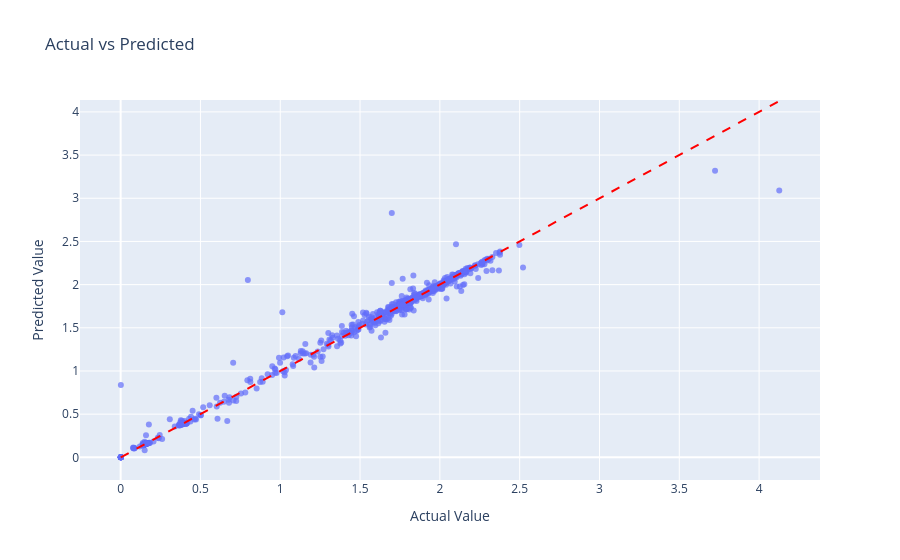

The cell this chart's notebook holds for it:
### Code cell
# Create DataFrame
ap_df = pd.DataFrame({
    "Actual": y_test,
    "Predicted": y_test_pred
}, index=y_test.index)

# Interactive scatter plot
fig = px.scatter(
    ap_df,
    x="Actual",
    y="Predicted",
    title="Actual vs Predicted",
    labels={
        "Actual": "Actual Value",
        "Predicted": "Predicted Value"
    },
    opacity=0.7
)

# Add perfect prediction line (y = x)
min_val = min(ap_df.min())
max_val = max(ap_df.max())
fig.add_shape(
    type="line",
    x0=min_val,
    y0=min_val,
    x1=max_val,
    y1=max_val,
    line=dict(dash="dash", color="red"),
)

fig.show()

### Figure 1 — Plotly figure (JSON) as saved in the notebook; plotly's stock layout.template omitted (floating-point values rounded to 4 significant figures; data arrays with more than 128 entries replaced by an {"elided": "..."} marker saying what was removed)
{"data": [{"hovertemplate": "Actual Value=%{x}<br>Predicted Value=%{y}<extra></extra>", "legendgroup": "", "marker": {"color": "#636efa", "opacity": 0.7, "symbol": "circle"}, "mode": "markers", "name": "", "orientation": "v", "showlegend": false, "type": "scatter", "x": {"elided": "766 float values"}, "xaxis": "x", "y": {"elided": "766 float values"}, "yaxis": "y"}], "layout": {"legend": {"tracegroupgap": 0}, "shapes": [{"line": {"color": "red", "dash": "dash"}, "type": "line", "x0": 0.0007187, "x1": 4.126, "y0": 0.0007187, "y1": 4.126}], "title": {"text": "Actual vs Predicted"}, "xaxis": {"anchor": "y", "domain": [0, 1], "title": {"text": "Actual Value"}}, "yaxis": {"anchor": "x", "domain": [0, 1], "title": {"text": "Predicted Value"}}}}
